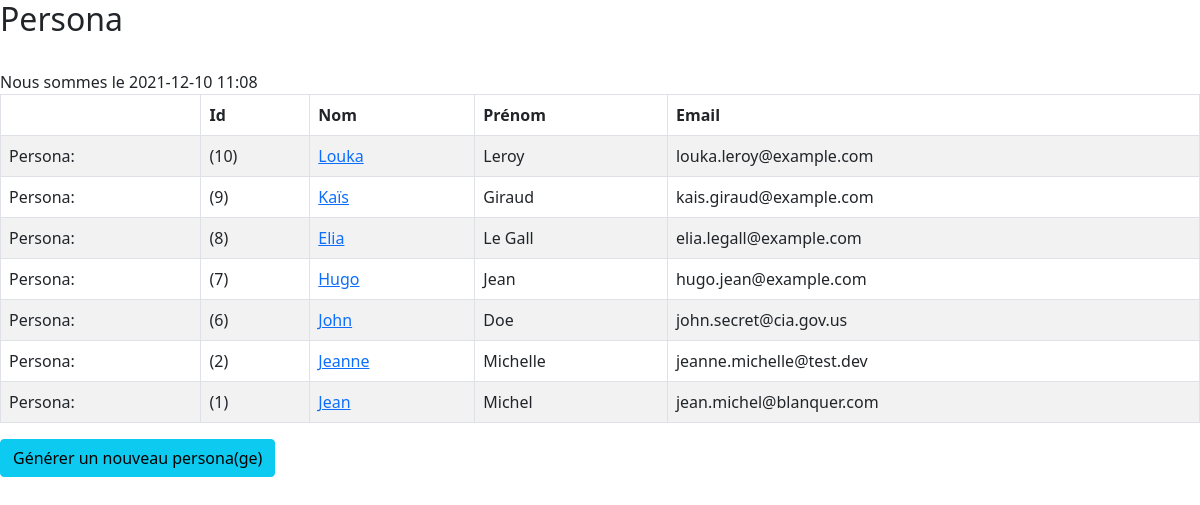
The page / on the database its author committed.
### personna_app/models.py (models this page shows, shortened)
class Persona(models.Model):
    first_name     = models.CharField(max_length=50)
    last_name      = models.CharField(max_length=50)
    address_street = models.CharField(max_length=100)
    address_number = models.IntegerField()
    city           = models.CharField(max_length=50)
    postcode       = models.IntegerField()
    country        = models.CharField(max_length=50)
    email          = models.CharField(max_length=50)
    username       = models.CharField(max_length=50)
    password       = models.CharField(max_length=50)
    age            = models.IntegerField()
    picture        = models.CharField(max_length=200)

### personna_app/views.py (the view)
# urls.py: path('', views.persona_list, name="url_persona_list"),
def persona_list(request):
    persona_list = Persona.objects.all().order_by("-id")
    context = {
        'persona_list':persona_list
    }
    return render(request, 'persona_app/persona_list.html', context)

### personna_app/templates/persona_app/persona_list.html (shortened to what this page needs)
{% extends 'base.html' %}
{% block content %}
<table class="table table-striped table-bordered">
    <thead>
        <tr>
            <th></th>
            <th>Id</th>
            <th>Nom</th>
            <th>Prénom</th>
            <th>Email</th>
        </tr>
    </thead>
    <tbody>
        {% for persona in persona_list %}
        <tr>
            <td>Persona:</td>
            <td>({{ persona.id }})</td>
            <td><a href="{% url 'url_persona_detail' persona.id %}">{{ persona.first_name }}</a></td>
            <td>{{ persona.last_name }}</td>
            <td>{{ persona.email }}</td>
        </td></tr>
        {% endfor %}
    </tbody>
</table>
<a href="{% url 'url_persona_generate' %}" class="btn btn-info">Générer un nouveau persona(ge)</a>
{% endblock content %}

### rows shown on the page
Persona: id "10", first_name "Louka", last_name "Leroy", email "louka.leroy@example.com"
Persona: id "9", first_name "Kaïs", last_name "Giraud", email "kais.giraud@example.com"
Persona: id "8", first_name "Elia", last_name "Le Gall", email "elia.legall@example.com"
Persona: id "7", first_name "Hugo", last_name "Jean", email "hugo.jean@example.com"
Persona: id "6", first_name "John", last_name "Doe", email "john.secret@cia.gov.us"
Persona: id "2", first_name "Jeanne", last_name "Michelle", email "jeanne.michelle@test.dev"
Persona: id "1", first_name "Jean", last_name "Michel", email "jean.michel@blanquer.com"
